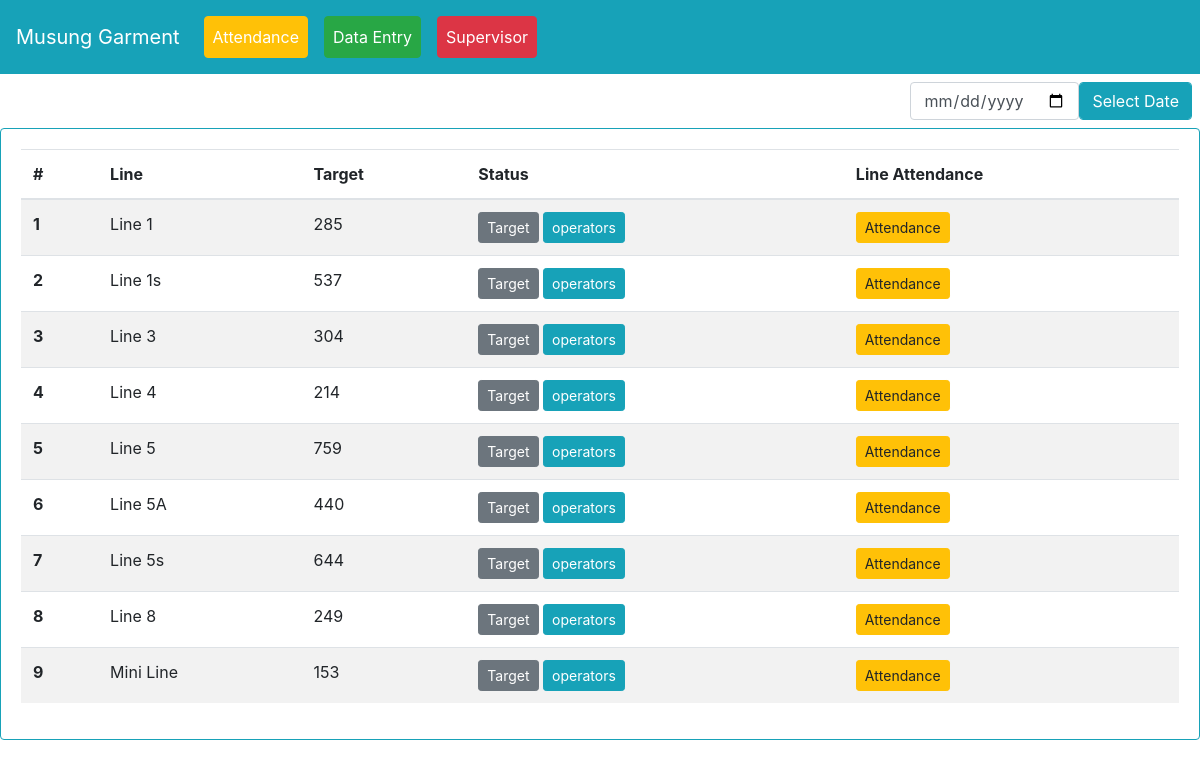
The app's page /, older data.
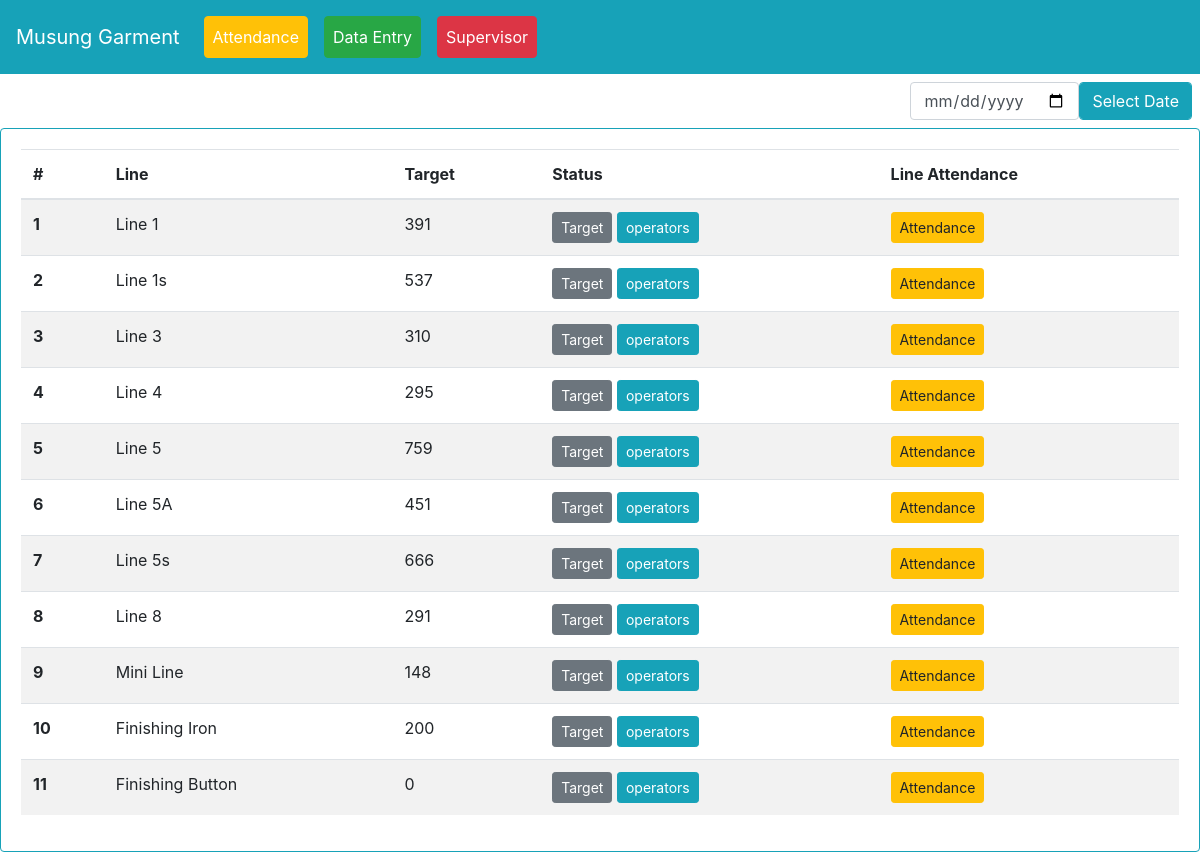
The same page, newer data.
### myapp/models.py (models this page shows, shortened)
class line(models.Model):
    line_name = models.CharField(max_length=255)
    target = models.PositiveIntegerField(default=0)

### myapp/views.py (the view)
# urls.py: path('', views.linelist, name='linelist'),
def linelist(request):
    lis = line.objects.all()
    context = {'lis':lis}
    return render(request, 'line.html', context)

### templates/line.html (shortened to what this page needs)
{% extends 'base.html' %}
{% block content %}
<div class="d-flex justify-content-end">
  <form method="post" action="{% url 'myapp:attendance_backdate' %}">{% csrf_token %}
    <div class="row m-2">
      <input type="date" name="duedate"  class="form-control col datepicker">
      <input type="submit" class="form-control btn btn-md btn-info col" value="Select Date">
    </div>
  </form>
</div>
<div class="card border-info mb-3">
  <div class="card-body">
<table class="table table-striped" id="invlist">
  <thead>
    <tr class="lilisttr">
      <th scope="col">#</th>
      <th scope="col">Line</th>
      <th scope="col">Target</th>
      <th scope="col">Status</th>
      <th scope="col">Line Attendance</th>
    </tr>
  </thead>
  <tbody id="linelistTbl">
  	{% for i in lis %}
    <tr class="linetr">
      <th scope="row" class="lid">{{i.id}}</th>
      <td>{{i.line_name}}</td>
      <td>{{i.target}}</td>
      <td>
<button type="button" class="btn btn-sm btn-secondary" data-toggle="modal" data-target="#lineu-{{i.id}}">
  Target
</button>
    <a href="{% url 'myapp:operatoratt' i.id %}" class="btn btn-sm btn-info">operators</a>
      </td>
      <td>
        <button type="button" class="lineatt btn btn-sm btn-warning">Attendance</button>
      </td>
    </tr>
    {% endfor %}
  </tbody>
</table>
  </div>
</div>
{% endblock content %}

### templates/base.html (shortened to what this page needs)
{% load static %}
<!doctype html>
<html lang="en">
  <head>
    <link rel="stylesheet" href="https://cdn.jsdelivr.net/npm/bootstrap@4.6.2/dist/css/bootstrap.min.css">
<link rel="stylesheet" href="https://cdn.datatables.net/2.0.7/css/dataTables.dataTables.css" />
<link rel="stylesheet" href="https://cdn.datatables.net/buttons/3.0.2/css/buttons.dataTables.css" />
<link rel="stylesheet" type="text/css" href="https://cdn.datatables.net/datetime/1.5.2/css/dataTables.dateTime.min.css">
<link rel="stylesheet" type="text/css" href="https://cdnjs.cloudflare.com/ajax/libs/font-awesome/6.0.0-beta3/css/all.min.css">
  </head>
  <body>
  	<nav class="navbar navbar-expand-lg navbar-dark bg-info">
  <a class="navbar-brand text-white" href="#">Musung Garment</a>
  <div class="collapse navbar-collapse" id="navbarNavDropdown">
    <ul class="navbar-nav">
      <li class="nav-item">
        <a class="nav-link text-white btn-warning btn m-2" href="{% url 'myapp:linelist' %}">Attendance <span class="sr-only">(current)</span></a>
      </li>
      <li class="nav-item">
        <a class="nav-link text-white btn-success btn m-2" href="{% url 'myapp:daily_rep_view' %}">Data Entry <span class="sr-only">(current)</span></a>
      </li>
      <li class="nav-item">
        <a class="nav-link text-white btn-danger btn m-2" href="{% url 'myapp:operator_report_by_date' %}">Supervisor</a>
      </li>
    </ul>
  </div>
</nav>
    <div class="jumbotron-fluid">
{% block content %}
{% endblock content %}
</div>
  </body>
</html>

Row changes from the older to the newer data that the page shows:
changed line "Line 1": target "285" → "391"
changed line "Line 3": target "304" → "310"
changed line "Line 4": target "214" → "295"
changed line "Line 5A": target "440" → "451"
changed line "Line 5s": target "644" → "666"
changed line "Line 8": target "249" → "291"
changed line "Mini Line": target "153" → "148"
added line: id "10", line_name "Finishing Iron", target "200"
added line: id "11", line_name "Finishing Button", target "0"
